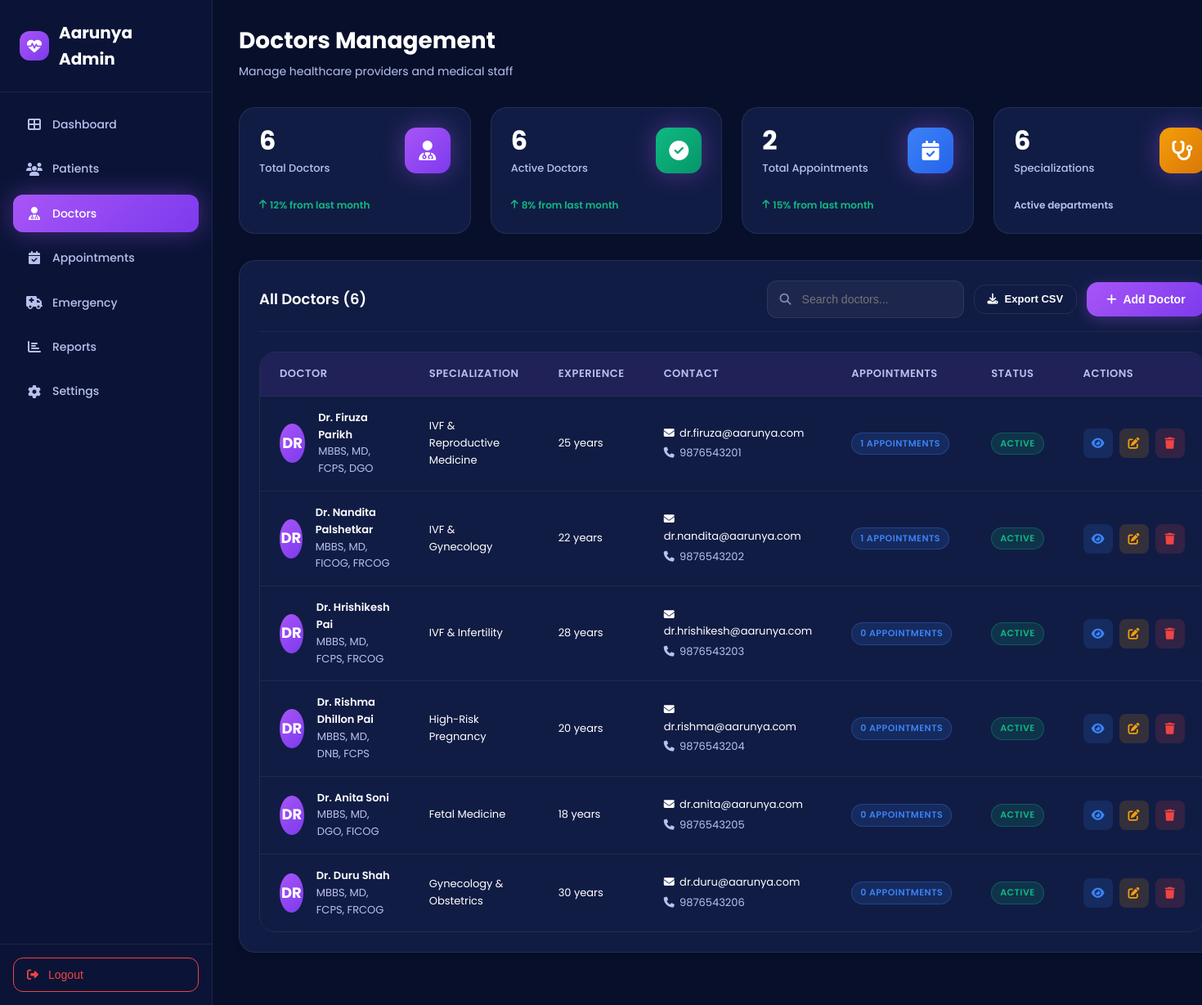
The page /admin/pages/doctors-new.php (signed in) on the database its author committed.
### tables this page shows
CREATE TABLE doctors (
    id INT AUTO_INCREMENT PRIMARY KEY,
    name VARCHAR(255) NOT NULL,
    email VARCHAR(255) UNIQUE,
    phone VARCHAR(20),
    password VARCHAR(255),
    specialization VARCHAR(255) NOT NULL,
    hospital_affiliation VARCHAR(255) NULL,
    experience INT DEFAULT 0,
    consultation_fee DECIMAL(10,2) DEFAULT 0.00,
    qualification VARCHAR(255),
    bio TEXT NULL,
    medical_council_registration VARCHAR(100) NULL,
    contact VARCHAR(255),
    availability VARCHAR(255),
    status VARCHAR(20) DEFAULT 'approved',
    is_active BOOLEAN DEFAULT TRUE COMMENT 'Doctor active status for patient visibility',
    is_verified BOOLEAN DEFAULT FALSE,
    verification_date TIMESTAMP NULL,
    status_updated_at TIMESTAMP NULL COMMENT 'Last status change timestamp',
    status_updated_by INT NULL COMMENT 'Admin ID who changed status',
    created_at TIMESTAMP DEFAULT CURRENT_TIMESTAMP,
    updated_at TIMESTAMP DEFAULT CURRENT_TIMESTAMP ON UPDATE CURRENT_TIMESTAMP,
    INDEX idx_email (email),
    INDEX idx_specialization (specialization),
    INDEX idx_status (status),
    INDEX idx_is_active (is_active),
    INDEX idx_verified (is_verified)
);

### admin/pages/doctors-new.php (the view, shortened to what this page needs)
<?php
require_once '../includes/db.php';
$showAddForm = isset($_GET['action']) && $_GET['action'] === 'add';
$totalDoctors = $pdo->query("SELECT COUNT(*) FROM doctors")->fetchColumn();
$activeDoctors = $pdo->query("SELECT COUNT(*) FROM doctors WHERE is_active = 1")->fetchColumn();
$totalAppointments = $pdo->query("SELECT COUNT(*) FROM appointments")->fetchColumn();
$specializations = $pdo->query("SELECT COUNT(DISTINCT specialization) FROM doctors")->fetchColumn();
$doctors = $pdo->query("SELECT d.*, COUNT(a.id) as appointment_count
                        FROM doctors d
                        LEFT JOIN appointments a ON d.id = a.doctor_id
                        GROUP BY d.id
                        ORDER BY d.created_at DESC")->fetchAll();
?>
<!DOCTYPE html>
<html lang="en">
<head>
    <link rel="stylesheet" href="../assets/css/healthcare-admin.css">
    <link rel="stylesheet" href="https://cdnjs.cloudflare.com/ajax/libs/font-awesome/6.4.0/css/all.min.css">
</head>
<body>
    <div class="admin-layout">
        <aside class="admin-sidebar">
            <div class="sidebar-header">
                <div class="sidebar-logo">
                    <i class="fas fa-heartbeat"></i>
                    <span>Aarunya Admin</span>
                </div>
            </div>
            <nav class="sidebar-nav">
                <a href="dashboard.php" class="nav-item">
                    <i class="fas fa-th-large"></i>
                    <span>Dashboard</span>
                </a>
                <a href="users.php" class="nav-item">
                    <i class="fas fa-users"></i>
                    <span>Patients</span>
                </a>
                <a href="doctors.php" class="nav-item active">
                    <i class="fas fa-user-md"></i>
                    <span>Doctors</span>
                </a>
                <a href="appointments.php" class="nav-item">
                    <i class="fas fa-calendar-check"></i>
                    <span>Appointments</span>
                </a>
                <a href="emergency.php" class="nav-item">
                    <i class="fas fa-ambulance"></i>
                    <span>Emergency</span>
                </a>
                <a href="reports.php" class="nav-item">
                    <i class="fas fa-chart-bar"></i>
                    <span>Reports</span>
                </a>
                <a href="settings.php" class="nav-item">
                    <i class="fas fa-cog"></i>
                    <span>Settings</span>
                </a>
            </nav>
            <div class="sidebar-footer">
                <button onclick="window.location.href='../logout.php'" class="logout-btn">
                    <i class="fas fa-sign-out-alt"></i>
                    <span>Logout</span>
                </button>
            </div>
        </aside>
        <main class="admin-main">
            <div class="page-header">
                <div>
                    <h1 class="page-title">Doctors Management</h1>
                    <p class="page-subtitle">Manage healthcare providers and medical staff</p>
                </div>
            </div>
            <div class="stats-grid">
                <div class="stat-card">
                    <div class="stat-header">
                        <div>
                            <div class="stat-value"><?php echo $totalDoctors; ?></div>
                            <div class="stat-label">Total Doctors</div>
                        </div>
                        <div class="stat-icon">
                            <i class="fas fa-user-md"></i>
                        </div>
                    </div>
                    <div class="stat-trend positive">
                        <i class="fas fa-arrow-up"></i>
                        <span>12% from last month</span>
                    </div>
                </div>
                <div class="stat-card">
                    <div class="stat-header">
                        <div>
                            <div class="stat-value"><?php echo $activeDoctors; ?></div>
                            <div class="stat-label">Active Doctors</div>
                        </div>
                        <div class="stat-icon" style="background: linear-gradient(135deg, #10B981, #059669);">
                            <i class="fas fa-check-circle"></i>
                        </div>
                    </div>
                    <div class="stat-trend positive">
                        <i class="fas fa-arrow-up"></i>
                        <span>8% from last month</span>
                    </div>
                </div>
                <div class="stat-card">
                    <div class="stat-header">
                        <div>
                            <div class="stat-value"><?php echo $totalAppointments; ?></div>
                            <div class="stat-label">Total Appointments</div>
                        </div>
                        <div class="stat-icon" style="background: linear-gradient(135deg, #3B82F6, #2563EB);">
                            <i class="fas fa-calendar-check"></i>
                        </div>
                    </div>
                    <div class="stat-trend positive">
                        <i class="fas fa-arrow-up"></i>
                        <span>15% from last month</span>
                    </div>
                </div>
                <div class="stat-card">
                    <div class="stat-header">
                        <div>
                            <div class="stat-value"><?php echo $specializations; ?></div>
                            <div class="stat-label">Specializations</div>
                        </div>
                        <div class="stat-icon" style="background: linear-gradient(135deg, #F59E0B, #D97706);">
                            <i class="fas fa-stethoscope"></i>
                        </div>
                    </div>
                    <div class="stat-trend">
                        <span style="color: var(--text-secondary);">Active departments</span>
                    </div>
                </div>
            </div>
            <div class="content-card">
                <div class="card-header">
                    <h2 class="card-title">All Doctors (<?php echo count($doctors); ?>)</h2>
                    <div class="card-actions">
                        <div class="search-box">
                            <i class="fas fa-search search-icon"></i>
                            <input type="text" id="searchInput" class="search-input" placeholder="Search doctors...">
                        </div>
                        <button onclick="exportData('csv')" class="btn btn-secondary btn-sm">
                            <i class="fas fa-download"></i>
                            Export CSV
                        </button>
                        <?php if (!$showAddForm): ?>
                        <button onclick="window.location.href='doctors.php?action=add'" class="btn btn-primary">
                            <i class="fas fa-plus"></i>
                            Add Doctor
                        </button>
                        <?php endif; ?>
                    </div>
                </div>
                <?php if (count($doctors) > 0): ?>
                <div class="table-container">
                    <table class="data-table">
                        <thead>
                            <tr>
                                <th>Doctor</th>
                                <th>Specialization</th>
                                <th>Experience</th>
                                <th>Contact</th>
                                <th>Appointments</th>
                                <th>Status</th>
                                <th>Actions</th>
                            </tr>
                        </thead>
                        <tbody id="doctorsTable">
                            <?php foreach($doctors as $doctor): ?>
                            <tr>
                                <td>
                                    <div class="flex items-center gap-md">
                                        <div class="avatar">
                                            <?php if (!empty($doctor['profile_image'])): ?>
                                                <img src="<?php echo htmlspecialchars($doctor['profile_image']); ?>" alt="Dr. <?php echo htmlspecialchars($doctor['name']); ?>">
                                            <?php else: ?>
                                                <?php echo strtoupper(substr($doctor['name'], 0, 2)); ?>
                                            <?php endif; ?>
                                        </div>
                                        <div>
                                            <div style="font-weight: 600; color: var(--text-primary);">
                                                <?php echo htmlspecialchars($doctor['name']); ?>
                                            </div>
                                            <div style="font-size: 13px; color: var(--text-secondary);">
                                                <?php echo htmlspecialchars($doctor['qualification'] ?? 'No qualification'); ?>
                                            </div>
                                        </div>
                                    </div>
                                </td>
                                <td><?php echo htmlspecialchars($doctor['specialization']); ?></td>
                                <td><?php echo $doctor['experience'] ?? 0; ?> years</td>
                                <td>
                                    <div style="font-size: 13px;">
                                        <?php if ($doctor['email']): ?>
                                            <div style="color: var(--text-primary); margin-bottom: 4px;">
                                                <i class="fas fa-envelope" style="width: 16px;"></i>
                                                <?php echo htmlspecialchars($doctor['email']); ?>
                                            </div>
                                        <?php endif; ?>
                                        <?php if ($doctor['phone']): ?>
                                            <div style="color: var(--text-secondary);">
                                                <i class="fas fa-phone" style="width: 16px;"></i>
                                                <?php echo htmlspecialchars($doctor['phone']); ?>
                                            </div>
                                        <?php endif; ?>
                                    </div>
                                </td>
                                <td>
                                    <span class="badge badge-info">
                                        <?php echo $doctor['appointment_count']; ?> appointments
                                    </span>
                                </td>
                                <td>
                                    <span class="badge badge-<?php echo ($doctor['is_active'] ?? 1) ? 'success' : 'danger'; ?>">
                                        <?php echo ($doctor['is_active'] ?? 1) ? 'Active' : 'Inactive'; ?>
                                    </span>
                                </td>
                                <td>
                                    <div class="table-actions">
                                        <button onclick="viewDoctor(<?php echo $doctor['id']; ?>)" class="action-btn view" title="View Details">
                                            <i class="fas fa-eye"></i>
                                        </button>
                                        <button onclick="editDoctor(<?php echo $doctor['id']; ?>)" class="action-btn edit" title="Edit Doctor">
                                            <i class="fas fa-edit"></i>
                                        </button>
                                        <form method="POST" style="display: inline;" onsubmit="return confirmDelete(<?php echo $doctor['appointment_count']; ?>)">
                                            <button type="submit" class="action-btn delete" title="Delete Doctor">
                                                <i class="fas fa-trash"></i>
                                            </button>
                                        </form>
                                    </div>
                                </td>
                            </tr>
                            <?php endforeach; ?>
                        </tbody>
                    </table>
                </div>
                <?php endif; ?>
            </div>
        </main>
    </div>
</body>
</html>

### rows shown on the page
doctors: name "DR", name "Dr. Firuza Parikh", qualification "MBBS, MD, FCPS, DGO", specialization "IVF & Reproductive Medicine", experience "25", email "dr.firuza@aarunya.com", phone "9876543201", appointment_count "1", is_active "ACTIVE"
doctors: name "DR", name "Dr. Nandita Palshetkar", qualification "MBBS, MD, FICOG, FRCOG", specialization "IVF & Gynecology", experience "22", email "dr.nandita@aarunya.com", phone "9876543202", appointment_count "1", is_active "ACTIVE"
doctors: name "DR", name "Dr. Hrishikesh Pai", qualification "MBBS, MD, FCPS, FRCOG", specialization "IVF & Infertility", experience "28", email "dr.hrishikesh@aarunya.com", phone "9876543203", appointment_count "0", is_active "ACTIVE"
doctors: name "DR", name "Dr. Rishma Dhillon Pai", qualification "MBBS, MD, DNB, FCPS", specialization "High-Risk Pregnancy", experience "20", email "dr.rishma@aarunya.com", phone "9876543204", appointment_count "0", is_active "ACTIVE"
doctors: name "DR", name "Dr. Anita Soni", qualification "MBBS, MD, DGO, FICOG", specialization "Fetal Medicine", experience "18", email "dr.anita@aarunya.com", phone "9876543205", appointment_count "0", is_active "ACTIVE"
doctors: name "DR", name "Dr. Duru Shah", qualification "MBBS, MD, FCPS, FRCOG", specialization "Gynecology & Obstetrics", experience "30", email "dr.duru@aarunya.com", phone "9876543206", appointment_count "0", is_active "ACTIVE"

### other values the page prints
$totalDoctors "6"
$activeDoctors "6"
$totalAppointments "2"
$specializations "6"
count($doctors) "6"
